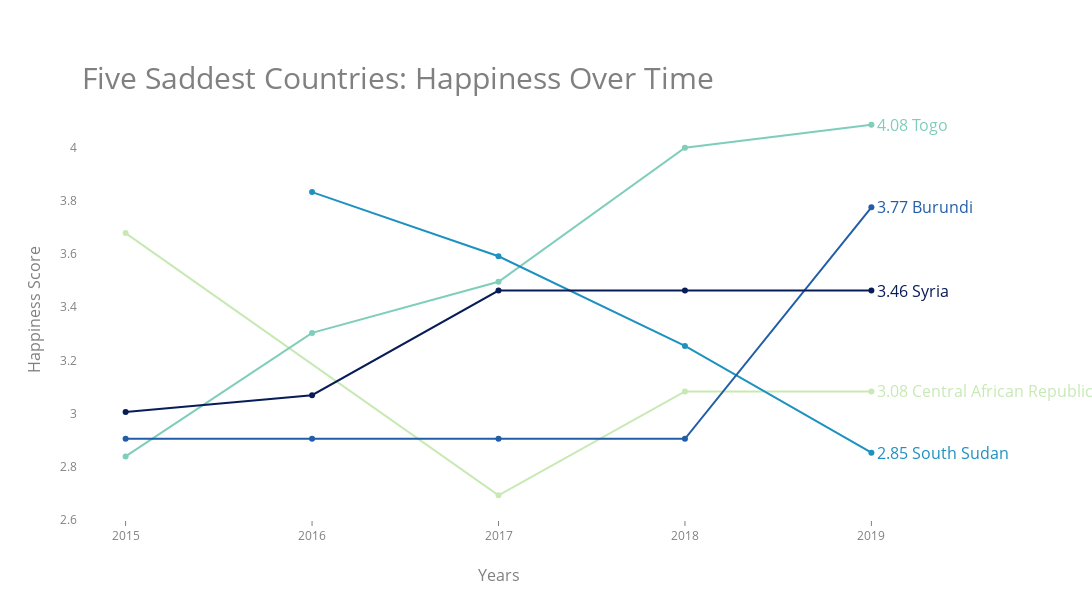

Notebook source saved alongside this figure:
### Code cell
title = 'Five Saddest Countries: Happiness Over Time'
YGB = px.colors.sequential.YlGnBu
'''
for i in range(0, len(RdPu), 2):
  colors.append(RdPu[i])
'''
colors = [YGB[2], YGB[3], YGB[5], YGB[6], YGB[8]] 

fig = go.Figure()
for i in range(5):
  df = sad_overall[(sad_overall['country']) == sad_five[i]]
  fig.add_trace(go.Scatter(x=df['year'], y=df['happiness score'],
                           mode='lines', name=sad_five[i],
                line=dict(color=colors[i])))
  # points
  fig.add_trace(go.Scatter(
      x=df['year'],
      y=df['happiness score'],
      mode='markers',
      marker=dict(color=colors[i]),
      showlegend=False
  ))

fig.update_layout(
    autosize = False,
    height = 600,
    width = 1100,
    showlegend=False,
    xaxis = dict(
        tickmode = 'linear',
        tick0 = 2015,
        dtick = 1,
        showline=True,
        showgrid=False,
        ticks='outside',
        color='grey'
    ),
    yaxis=dict(
        showgrid=True,
        zeroline=True,
        showline=True,
        showticklabels=True,
        color='grey'
    ),
    margin=dict(
        autoexpand=True,
        r=175
    ),
    plot_bgcolor='white'
)

annotations=[]
# Adding labels
for country, color in zip(sad_five, colors):
  df = sad_overall[(sad_overall['country']) == country]
  y_data = df['happiness score'].tolist()
  '''
  # labeling the left_side of the plot
  annotations.append(dict(xref='paper', x=0.05, y=y_data[0],
                          xanchor='right', yanchor='middle',
                          text='{0:.2f}'.format(y_data[0]),
                          font=dict(size=9, color=color),
                          showarrow=False))
                          '''
  # labeling the right_side of the plot
  annotations.append(dict(xref='paper', x=0.95, y=y_data[len(y_data)-1],
                          xanchor='left', yanchor='middle',
                          text='{0:.2f} '.format(y_data[len(y_data)-1]) + country,
                          font=dict(size=16,
                                    color=color),
                          showarrow=False))

# Title
annotations.append(dict(xref='paper', yref='paper', x=0.0, y=1.0,
                        xanchor='left', yanchor='bottom',
                        text=title, 
                        font=dict(size=30,
                                  color='grey'),
                        showarrow=False))

# Y-axis Label
annotations.append(dict(xref='paper', yref='paper', x=-0.07, y=0.5,
                              xanchor='left', yanchor='middle',
                              text='Happiness Score',
                              textangle=270,
                              font=dict(size=16, color='grey'),
                              showarrow=False))

# X-axis Label
annotations.append(dict(xref='paper', yref='paper', x=0.5, y=-0.1,
                              xanchor='center', yanchor='top',
                              text='Years',
                              font=dict(size=16, color='grey'),
                              showarrow=False))

fig.update_layout(annotations=annotations)

fig.show()

### Figure 1 — Plotly figure (JSON) as saved in the notebook; plotly's stock layout.template omitted (floating-point values rounded to 4 significant figures)
{"data": [{"line": {"color": "rgb(199,233,180)"}, "mode": "lines", "name": "Central African Republic", "type": "scatter", "x": [2015, 2017, 2018, 2019], "y": [3.678, 2.693, 3.083, 3.083]}, {"marker": {"color": "rgb(199,233,180)"}, "mode": "markers", "showlegend": false, "type": "scatter", "x": [2015, 2017, 2018, 2019], "y": [3.678, 2.693, 3.083, 3.083]}, {"line": {"color": "rgb(127,205,187)"}, "mode": "lines", "name": "Togo", "type": "scatter", "x": [2015, 2016, 2017, 2018, 2019], "y": [2.839, 3.303, 3.495, 3.999, 4.085]}, {"marker": {"color": "rgb(127,205,187)"}, "mode": "markers", "showlegend": false, "type": "scatter", "x": [2015, 2016, 2017, 2018, 2019], "y": [2.839, 3.303, 3.495, 3.999, 4.085]}, {"line": {"color": "rgb(29,145,192)"}, "mode": "lines", "name": "South Sudan", "type": "scatter", "x": [2016, 2017, 2018, 2019], "y": [3.832, 3.591, 3.254, 2.853]}, {"marker": {"color": "rgb(29,145,192)"}, "mode": "markers", "showlegend": false, "type": "scatter", "x": [2016, 2017, 2018, 2019], "y": [3.832, 3.591, 3.254, 2.853]}, {"line": {"color": "rgb(34,94,168)"}, "mode": "lines", "name": "Burundi", "type": "scatter", "x": [2015, 2016, 2017, 2018, 2019], "y": [2.905, 2.905, 2.905, 2.905, 3.775]}, {"marker": {"color": "rgb(34,94,168)"}, "mode": "markers", "showlegend": false, "type": "scatter", "x": [2015, 2016, 2017, 2018, 2019], "y": [2.905, 2.905, 2.905, 2.905, 3.775]}, {"line": {"color": "rgb(8,29,88)"}, "mode": "lines", "name": "Syria", "type": "scatter", "x": [2015, 2016, 2017, 2018, 2019], "y": [3.006, 3.069, 3.462, 3.462, 3.462]}, {"marker": {"color": "rgb(8,29,88)"}, "mode": "markers", "showlegend": false, "type": "scatter", "x": [2015, 2016, 2017, 2018, 2019], "y": [3.006, 3.069, 3.462, 3.462, 3.462]}], "layout": {"annotations": [{"font": {"color": "rgb(199,233,180)", "size": 16}, "showarrow": false, "text": "3.08 Central African Republic", "x": 0.95, "xanchor": "left", "xref": "paper", "y": 3.083, "yanchor": "middle"}, {"font": {"color": "rgb(127,205,187)", "size": 16}, "showarrow": false, "text": "4.08 Togo", "x": 0.95, "xanchor": "left", "xref": "paper", "y": 4.085, "yanchor": "middle"}, {"font": {"color": "rgb(29,145,192)", "size": 16}, "showarrow": false, "text": "2.85 South Sudan", "x": 0.95, "xanchor": "left", "xref": "paper", "y": 2.853, "yanchor": "middle"}, {"font": {"color": "rgb(34,94,168)", "size": 16}, "showarrow": false, "text": "3.77 Burundi", "x": 0.95, "xanchor": "left", "xref": "paper", "y": 3.775, "yanchor": "middle"}, {"font": {"color": "rgb(8,29,88)", "size": 16}, "showarrow": false, "text": "3.46 Syria", "x": 0.95, "xanchor": "left", "xref": "paper", "y": 3.462, "yanchor": "middle"}, {"font": {"color": "grey", "size": 30}, "showarrow": false, "text": "Five Saddest Countries: Happiness Over Time", "x": 0, "xanchor": "left", "xref": "paper", "y": 1, "yanchor": "bottom", "yref": "paper"}, {"font": {"color": "grey", "size": 16}, "showarrow": false, "text": "Happiness Score", "textangle": -90, "x": -0.07, "xanchor": "left", "xref": "paper", "y": 0.5, "yanchor": "middle", "yref": "paper"}, {"font": {"color": "grey", "size": 16}, "showarrow": false, "text": "Years", "x": 0.5, "xanchor": "center", "xref": "paper", "y": -0.1, "yanchor": "top", "yref": "paper"}], "autosize": false, "height": 600, "margin": {"autoexpand": true, "r": 175}, "plot_bgcolor": "white", "showlegend": false, "width": 1100, "xaxis": {"color": "grey", "dtick": 1, "showgrid": false, "showline": true, "tick0": 2015, "tickmode": "linear", "ticks": "outside"}, "yaxis": {"color": "grey", "showgrid": true, "showline": true, "showticklabels": true, "zeroline": true}}}
